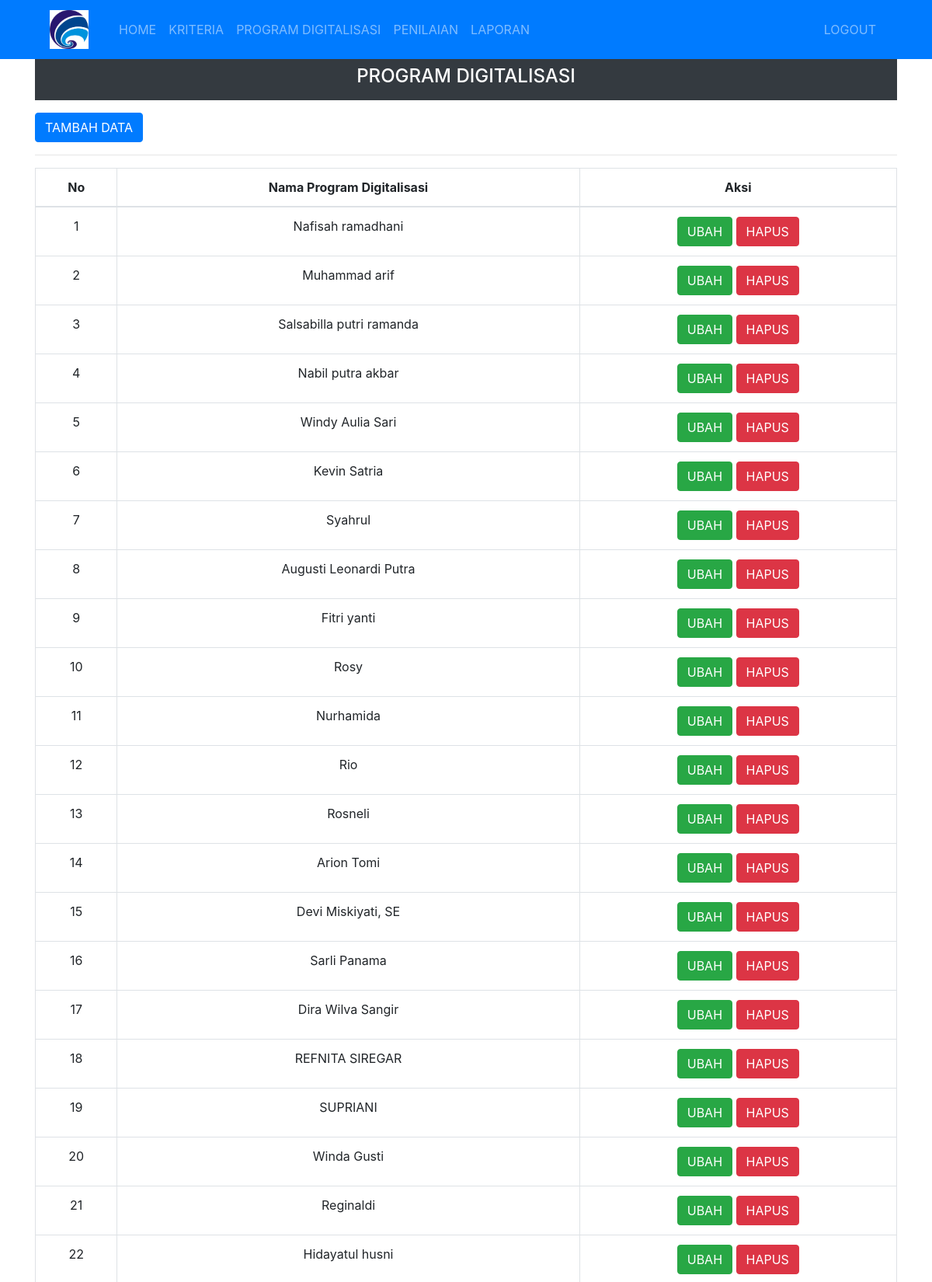
Screenshot of /admin/program.php (signed in, upper part) with the database file from the repository.
### tables this page shows
CREATE TABLE `program` (
  `id_program` int(1) NOT NULL,
  `nama_program` varchar(30) NOT NULL,
  `d_max` double NOT NULL,
  `d_min` double NOT NULL,
  `nilai_v` double NOT NULL,
  `rank` int(5) NOT NULL
);

### admin/program.php (the view)
<?php include 'header.php'; ?>
<div class="container-xl">
  <div class="bg-dark text-white py-2 mb-3">
    <h4 class="text-center">PROGRAM DIGITALISASI</h4>
  </div>
  <div class="panel panelcontainer">
    <div class="bootstrap-table">
      <a href="program-aksi.php?aksi=tambah" class="btn btn-primary"
        >TAMBAH DATA</a
      >
      <hr />
      <div class="table-responsive">
        <table class="table table-bordered">
          <thead>
            <tr>
              <th class="text-center">No</th>
              <th class="text-center">Nama Program Digitalisasi</th>
              <th class="text-center">Aksi</th>
            </tr>
          </thead>
          <tbody>
            <?php
              $data = mysqli_query($conn, "SELECT * FROM program ORDER BY id_program");
              $no = 1;
              while ($a = mysqli_fetch_array($data)) { ?>
            <tr>
              <td class="text-center"> <?php echo $no++ ?> </td>
              <td class="text-center"> <?php echo $a['nama_program'] ?> </td>
              <td class="text-center">
                <a href="program-aksi.php?id_program=<?php echo $a['id_program'] ?>&aksi=ubah" class="btn btn-success">UBAH</a>
                <a href="program-proses.php?id_program=<?php echo $a['id_program'] ?>&proses=hapus" class="btn btn-danger">HAPUS</a>
              </td>
            </tr>
            <?php } ?>
          </tbody>
        </table>
      </div>
    </div>
  </div>
</div>

### rows the page displays
program: nama_program "Nafisah ramadhani"
program: nama_program "Muhammad arif"
program: nama_program "Salsabilla putri ramanda"
program: nama_program "Nabil putra akbar"
program: nama_program "Windy Aulia Sari"
program: nama_program "Kevin Satria"
program: nama_program "Syahrul"
program: nama_program "Augusti Leonardi Putra"
program: nama_program "Fitri yanti"
program: nama_program "Rosy"
program: nama_program "Nurhamida"
program: nama_program "Rio"
program: nama_program "Rosneli"
program: nama_program "Arion Tomi"
program: nama_program "Devi Miskiyati, SE"
program: nama_program "Sarli Panama"
program: nama_program "Dira Wilva Sangir"
program: nama_program "REFNITA SIREGAR"
program: nama_program "SUPRIANI"
program: nama_program "Winda Gusti"
program: nama_program "Reginaldi"
program: nama_program "Hidayatul husni"
